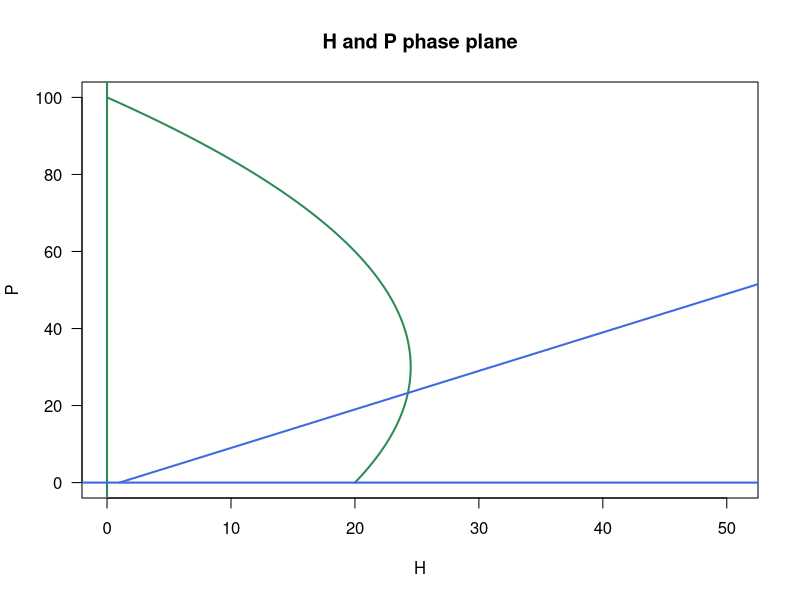
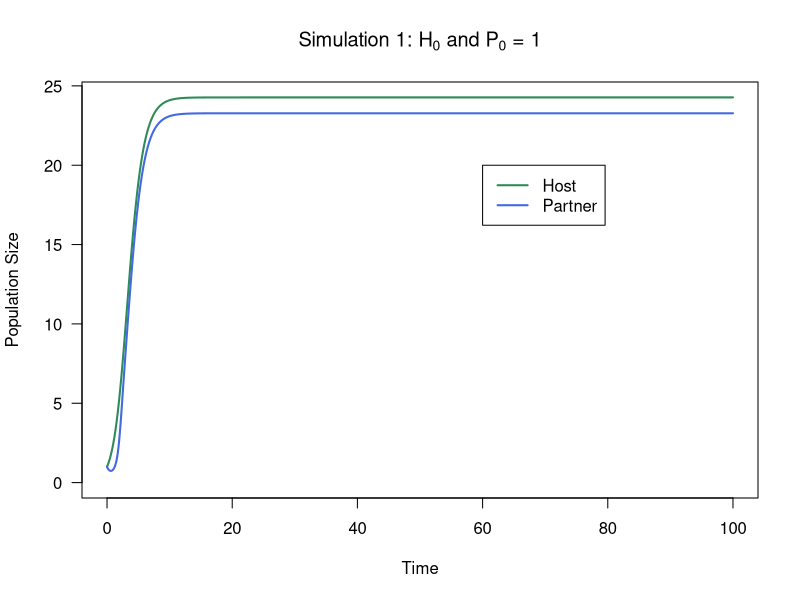
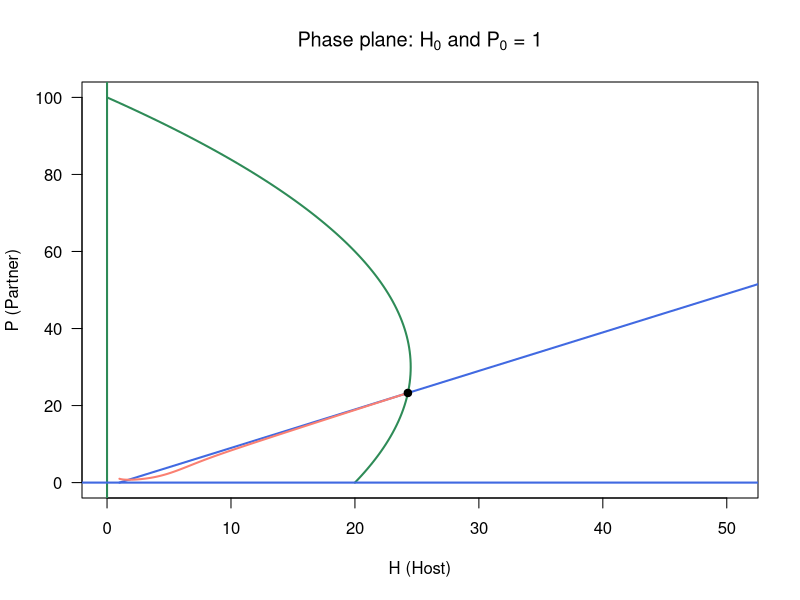
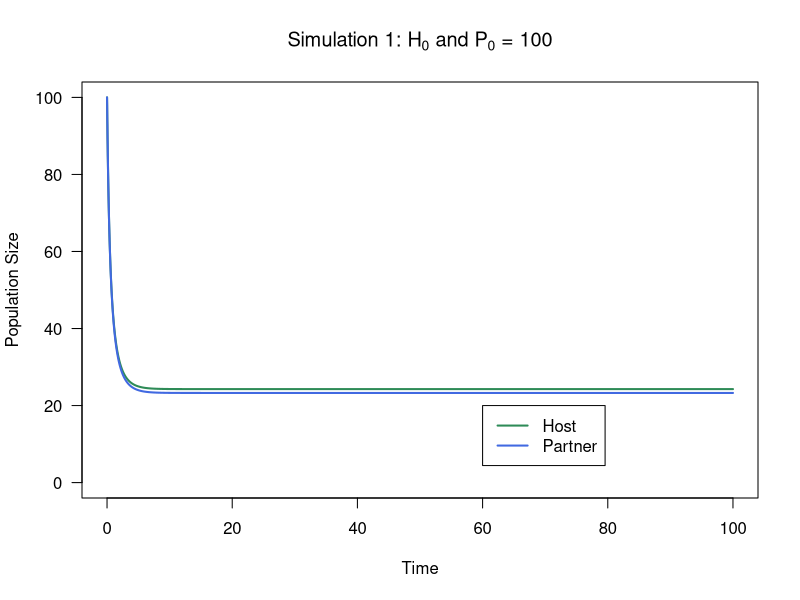
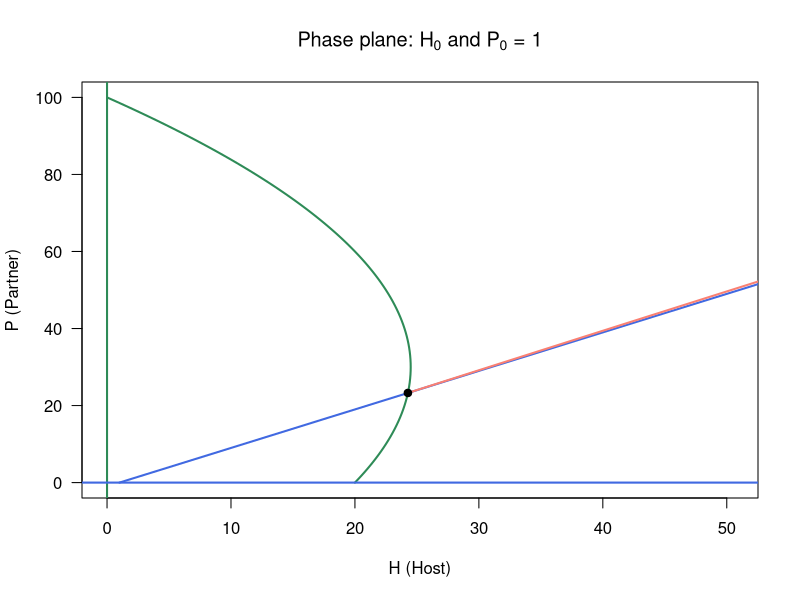
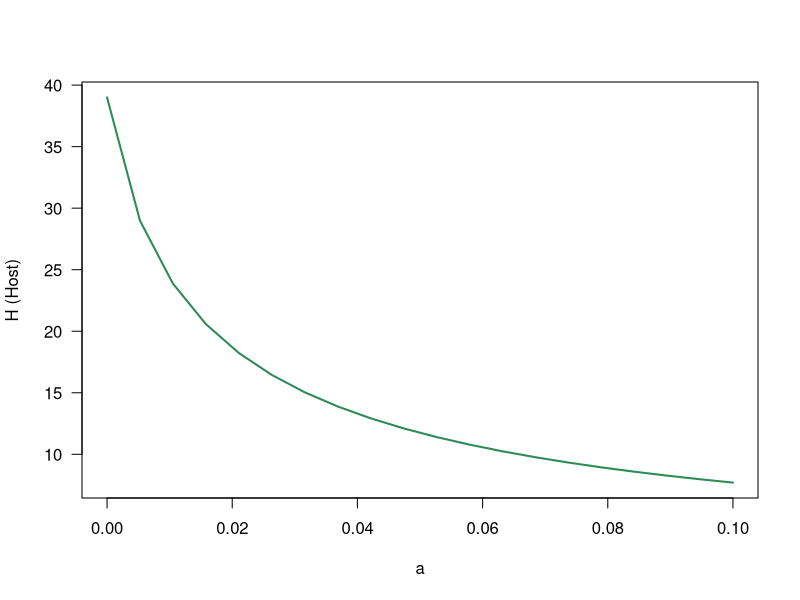
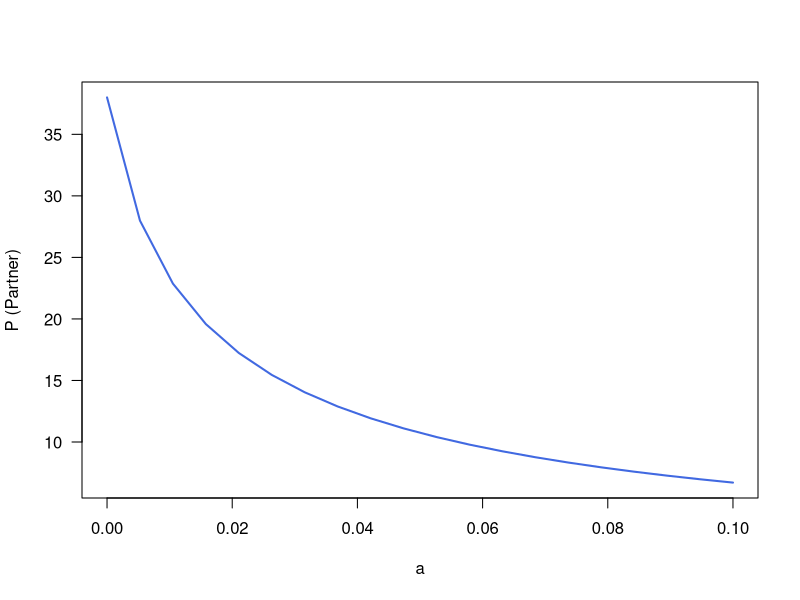
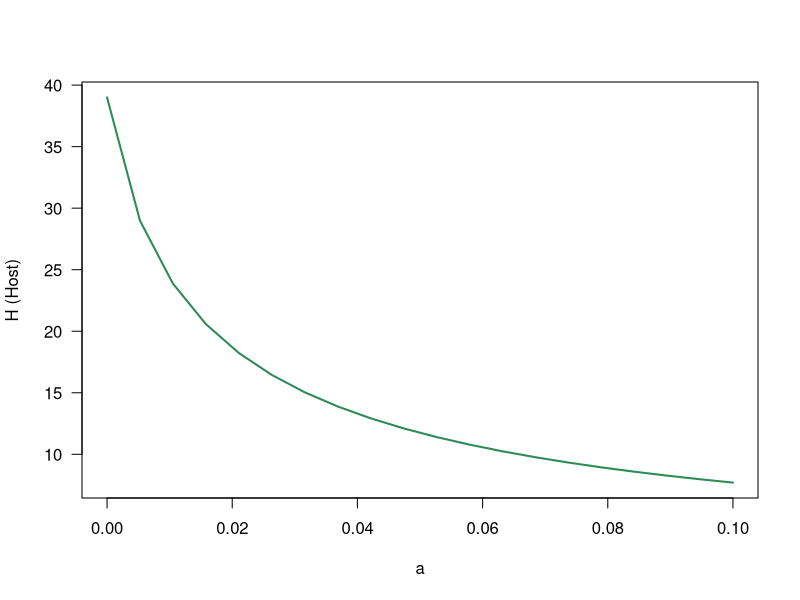

Reproduce these figures in R, in order.
## ---- chunk 1
knitr::opts_chunk$set(echo = TRUE)
## ---- chunk 2
r <- 1			# growth rate of host
K <- 20			# carrying capacity of host
gamma <- .5	# positive effect of P on H's carrying capacity
a <- .01		# exploitation of H by P
b <- 1			# growth rate of P (encompasses conversion and attack rate)
m <- 1			# density independent mortality of P
e <- 1			# factor weighting density dependent mortality of P
## ---- chunk 3
# create a vector of values for P
Pset <- seq(from = 0, to = 100)

# solver for dh/dt and dp/dt zngis
dHdt.ZNGI <- 1/r*(K+gamma*Pset)*(r-a*Pset)
dPdt.ZNGI <- m/b*(1+e*Pset)
## ---- chunk 4
head(dHdt.ZNGI)
head(dPdt.ZNGI)
## ---- chunk 5
# assign colors for H and P that we'll use throughout lab
Hcol <- 'seagreen'
Pcol <- 'royalblue'

# plot zngi (zer onew growth isocline) for species H
plot(x = dHdt.ZNGI, y = Pset, 
     type = 'l', col = Hcol, lwd = 2, las = 1,
     xlim = c(0, max(c(dHdt.ZNGI, dPdt.ZNGI)))/2, 
     xlab = 'H', ylab = 'P',
     main = "H and P phase plane")

#  plot zngi for species P
lines(x = dPdt.ZNGI, y = Pset, 
      lwd = 2, col = Pcol)

# plot boring zngis, h=0 and p=0
abline(v = 0, lwd = 2, col = Hcol)
abline(h = 0, lwd = 2, col= Pcol)
## ---- chunk 6
# create a vector of timesteps to iterate over
tset <- seq(from = 0, to = 100, length.out = 5000)

# create holding vectors and store initial conditions
H.simu1 <- NaN*tset; H.simu1[1] <- 1
P.simu1 <- NaN*tset; P.simu1[1] <- 1

# for each timestep
for(i in 2:length(tset)){
  # calculate change in time
	dt <- tset[i] - tset[i-1]
	
	# store placeholder variables
	H <- H.simu1[i-1]
	P <- P.simu1[i-1]
	
	# calculate change in population size of H and P
	dH <- ( r*H*(1-H/(K+gamma*P))-a*H*P )*dt
	dP <- ( b*H*P - m*P*(1+e*P) )*dt
	
	# calculate total population size of H and P
	H.simu1[i] <- H + dH
	P.simu1[i] <- P + dP	
}
## ---- chunk 7
head(H.simu1)
head(P.simu1)
## ---- chunk 8
# plot H (H.simu1) as a function of time
plot(x = tset, y = H.simu1, 
     col = Hcol, type = 'l', lwd = 2, las = 1,
     xlab = 'Time', ylab = 'Population Size', 
     main = expression("Simulation 1: H"[0]*" and P"[0]*" = 1"),
     ylim = c(0, max(c(P.simu1, H.simu1))))

# plot P (P.simu1) as a function of time
lines(x = tset, y = P.simu1, 
      col = Pcol, lwd=2)

# create a legend
legend(x = 60, y = K, 
       legend = c('Host', 'Partner'), 
       lwd = 2, 
       col = c(Hcol, Pcol))
## ---- chunk 9
# assign color
Simucol <- 'salmon'

# plot ZNGI for species H
plot(x = dHdt.ZNGI, y = Pset, 
     type = 'l', col = Hcol, lwd = 2, las=1,
     xlim=c(0, max(c(dHdt.ZNGI, dPdt.ZNGI)))/2, 
     xlab = 'H (Host)', ylab = 'P (Partner)',
     main = expression("Phase plane: H"[0]*" and P"[0]*" = 1"))

# plot ZNGI for species P
lines(x = dPdt.ZNGI, y = Pset, 
      lwd = 2, col = Pcol)

# plot ZNGIs at H = 0 and P = 0
abline(v = 0, lwd = 2, col = Hcol)
abline(h = 0, lwd = 2, col= Pcol)

# plot simulated trajectory
lines(x = H.simu1, y = P.simu1, 
      col = Simucol, lwd = 2)		

# add a filled equilibrium point.
points(x = H.simu1[length(tset)], y = P.simu1[length(tset)], 
       col = 'black', bg = 'black', pch = 21)	
## ---- chunk 10
# create holding vectors and store initial conditions
H.simu2 <- NaN*tset; H.simu2[1] <- 100
P.simu2 <- NaN*tset; P.simu2[1] <- 100

# for each timestep
for(i in 2:length(tset)){
  # calculate change in time
	dt <- tset[i] - tset[i-1]
	
	# store placeholder variables
	H <- H.simu2[i-1]
	P <- P.simu2[i-1]
	
	# calculate change in population size of H and P
	dH <- ( r*H*(1-H/(K+gamma*P))-a*H*P )*dt
	dP <- ( b*H*P - m*P*(1+e*P) )*dt
	
	# calculate total population size of H and P
	H.simu2[i] <- H + dH
	P.simu2[i] <- P + dP	
}

head(H.simu2)
## ---- chunk 11
# plot H  as a function of time
plot(x = tset, y = H.simu2, 
     col = Hcol, type = 'l', lwd = 2, las = 1,
     xlab = 'Time', ylab = 'Population Size', 
     main = expression("Simulation 1: H"[0]*" and P"[0]*" = 100"),
     ylim = c(0, max(c(P.simu2, H.simu2))))

# plot P as a function of time
lines(x = tset, y = P.simu2, 
      col = Pcol, lwd=2)

# create a legend
legend(x = 60, y = K, 
       legend = c('Host', 'Partner'), 
       lwd = 2, 
       col = c(Hcol, Pcol))
## ---- chunk 12
# plot ZNGI for species H
plot(x = dHdt.ZNGI, y = Pset, 
     type = 'l', col = Hcol, lwd = 2, las=1,
     xlim=c(0, max(c(dHdt.ZNGI, dPdt.ZNGI)))/2, 
     xlab = 'H (Host)', ylab = 'P (Partner)',
     main = expression("Phase plane: H"[0]*" and P"[0]*" = 1"))

# plot ZNGI for species P
lines(x = dPdt.ZNGI, y = Pset, 
      lwd = 2, col = Pcol)

# plot ZNGIs at H = 0 and P = 0
abline(v = 0, lwd = 2, col = Hcol)
abline(h = 0, lwd = 2, col= Pcol)

# plot simulated trajectory
lines(x = H.simu2, y = P.simu2, 
      col = Simucol, lwd = 2)		

# add a filled equilibrium point.
points(x = H.simu2[length(tset)], y = P.simu2[length(tset)], 
       col = 'black', bg = 'black', pch = 21)	
## ---- chunk 13
Aset <- seq(from = 0, to = 0.1,length.out = 20) #densities I want to look at
## ---- chunk 14

Hstarset_a <- NaN*Aset
Pstarset_a <- NaN*Aset


for(j in 1:length(Aset)){
  # assign the value of Y
	a_new <- Aset[j] 
	
	for(i in 2:length(tset)){
  # calculate change in time
	dt <- tset[i] - tset[i-1]
	
	# store placeholder variables
  H <- H.simu2[i-1]
	H.simu2[1] <- 1
	P <- P.simu2[i-1]
	P.simu2[1] <- 1
	
	# calculate change in population size of H and P
	dH <- ( r*H*(1-H/(K+gamma*P))-a_new*H*P )*dt
	dP <- ( b*H*P - m*P*(1+e*P) )*dt
	
	# calculate total population size of H and P
	H.simu2[i] <- H + dH
	P.simu2[i] <- P + dP
	
	}
	
	# storing last population size (equilibrium population size) in holding vector
	Hstarset_a[j] <- H.simu2[length(tset)]
	Pstarset_a[j] <- P.simu2[length(tset)]
	
}

head(Hstarset_a)
head(Pstarset_a)


#########################
#H plot
# plot stable equilibria of H against a
plot(x = Aset, y = Hstarset_a,
     type = 'l', lwd = 2, col = Hcol, las = 1,
     xlab = 'a', ylab = 'H (Host)')

#P plot
# plot stable equilibria of H against a
plot(x = Aset, y = Pstarset_a,
     type = 'l', lwd = 2, col = Pcol, las = 1,
     xlab = 'a', ylab = 'P (Partner)')
## ---- chunk 15
#as attack rate increases, host decreases
#for P, same as above


#H plot
# plot stable equilibria of H against a
plot(x = Aset, y = Hstarset_a,
     type = 'l', lwd = 2, col = Hcol, las = 1,
     xlab = 'a', ylab = 'H (Host)')

#add abline look in key

## ---- chunk 16

Bset <- seq(from = 1, to = 5,length.out = 20) #densities I want to look at

Hstarset_b <- NaN*Bset
Pstarset_b <- NaN*Bset


for(j in 1:length(Bset)){
  # assign the value of Y
	b_new <- Bset[j] 
	
	for(i in 2:length(tset)){
  # calculate change in time
	dt <- tset[i] - tset[i-1]
	
	# store placeholder variables
	H <- H.simu2[i-1]
	H.simu2[1] <- 1
	P <- P.simu2[i-1]
	P.simu2[1] <- 1
	
	# calculate change in population size of H and P
	dH <- ( r*H*(1-H/(K+gamma*P))-a*H*P )*dt
	dP <- ( b_new*H*P - m*P*(1+e*P) )*dt
	
	# calculate total population size of H and P
	H.simu2[i] <- H + dH
	P.simu2[i] <- P + dP
	
	}
	
	# storing last population size (equilibrium population size) in holding vector
	Hstarset_b[j] <- H.simu2[length(tset)]
	Pstarset_b[j] <- P.simu2[length(tset)]
	
}

head(Hstarset_b)
head(Pstarset_b)


#########################
#H plot
# plot stable equilibria of H against a
plot(x = Bset, y = Hstarset_b,
     type = 'l', lwd = 2, col = Hcol, las = 1,
     xlab = 'b', ylab = 'H*')

#P plot
# plot stable equilibria of H against a
plot(x = Bset, y = Pstarset_b,
     type = 'l', lwd = 2, col = Pcol, las = 1,
     xlab = 'b', ylab = 'P*')
## ---- chunk 17
r <- 1			# growth rate of H
K <- 20			# carrying capacity of H
gamma <- .5	# positive effect of P on H's carrying capacity
a <- .01		# exploitation of H by P
b <- 1			# growth rate of P
m <- 1			# density-independent mortality of P
e <- 1			# factor weighting density-dependent mortality of P

a_mut <- 0
a_par <- 0.05
## ---- chunk 18
# calculate zngis with a_mut
dHdt.ZNGI.mut <- 1/r*(K+gamma*Pset)*(r-a_mut*Pset)
dPdt.ZNGI.mut <- m/b*(1+e*Pset)
## ---- chunk 19
# create holding vectors and store initial conditions
H.simu.mut <- NaN*tset; H.simu.mut[1] <- 1
P.simu.mut <- NaN*tset; P.simu.mut[1] <- 1

# for each timestep
for(i in 2:length(tset)){
  # calculate change in time
	dt <- tset[i] - tset[i-1]
	
	# store placeholder variables
	H <- H.simu.mut[i-1]
	P <- P.simu.mut[i-1]
	
	# calculate change in population size
	dH <- ( r*H*(1-H/(K+gamma*P))-a_mut*H*P )*dt
	dP <- ( b*H*P - m*P*(1+e*P) )*dt
	
	# calculate total population size
	H.simu.mut[i] <- H + dH
	P.simu.mut[i] <- P + dP	
}
## ---- chunk 20
head(H.simu.mut)
tail(H.simu.mut)
## ---- chunk 21
# store H and P at equilibrium
Heq.mut <- H.simu.mut[length(tset)]
Peq.mut <- P.simu.mut[length(tset)]
## ---- chunk 22
# plot ZNGI for H
plot(x = dHdt.ZNGI.mut, y = Pset, 
     type = 'l', col = Hcol, lwd = 2, las = 1,
     xlim = c(0, max(c(dHdt.ZNGI.mut, dPdt.ZNGI.mut)))/2, 
     xlab = 'H', ylab = 'P',
     main = "Phase plane: P is a mutualist")

# plot ZNGI for P
lines(x = dPdt.ZNGI.mut, y = Pset, 
      lwd = 2, col = Pcol)

# plot ZNGI at H = 0 and P = 0
abline(v = 0, lwd = 2, col = Hcol)
abline(h = 0, lwd = 2, col= Pcol)

# plot community trajectory
lines(x = H.simu.mut, y = P.simu.mut, 
      col = Simucol, lwd = 2)

# plot equilibrium
points(x = Heq.mut, y = Peq.mut, 
       pch = 21, col = 'black', bg = 'black')
## ---- chunk 23
dHdt.ZNGI.par <- 1/r*(K+gamma*Pset)*(r-a_par*Pset)
dPdt.ZNGI.par <- m/b*(1+e*Pset)
## ---- chunk 24
# creating holding vectors and storing initial conditions
H.simu.par <- NaN*tset; H.simu.par[1] <- 1
P.simu.par <- NaN*tset; P.simu.par[1] <- 1

# for each timestep
for(i in 2:length(tset)){
  # calculate change in time
	dt <- tset[i] - tset[i-1]
	
	# store placeholder variables
	H <- H.simu.par[i-1]
	P <- P.simu.par[i-1]
	
	# calculate change in population size
	dH <- ( r*H*(1-H/(K+gamma*P))-a_par*H*P )*dt
	dP <- ( b*H*P - m*P*(1+e*P) )*dt
	
	# calculate total population size
	H.simu.par[i] <- H + dH
	P.simu.par[i] <- P + dP	
}
## ---- chunk 25
head(H.simu.par)
tail(H.simu.par)
## ---- chunk 26
Heq.par <- H.simu.par[length(tset)]
Peq.par <- P.simu.par[length(tset)]
## ---- chunk 27
# plot ZNGI for H
plot(x = dHdt.ZNGI.par, y = Pset, 
     type = 'l', col = Hcol, lwd = 2, las = 1,
     xlim = c(0, max(c(dHdt.ZNGI.par, dPdt.ZNGI.par)))/2, 
     xlab = 'H', ylab = 'P',
     main = "Phase plane: P is a parasite")

# plot ZNGI for P
lines(x = dPdt.ZNGI.par, y = Pset, 
      lwd = 2, col = Pcol)

# plot ZNGIs for H = 0 and P = 0
abline(v = 0, lwd = 2, col = Hcol)
abline(h = 0, lwd = 2, col= Pcol)

# plot community trajectory
lines(x = H.simu.par, y = P.simu.par, 
      col = Simucol, lwd=2)

# plot equilibrium point
points(x = Heq.par, y = Peq.par, 
       pch = 21, col = 'black', bg = 'black')
## ---- chunk 28
D_H <- 0.001
D_P <- 0.01
## ---- chunk 29
Xset <- seq(from = 1, to = 20)
## ---- chunk 30
# create a holding matrix
H.simu3 <- matrix(data = NA, 
                  nrow = length(tset), ncol = length(Xset))	

# fill initial conditions in the first row
H.simu3[1, ] <- c(K, rep(0, length(Xset)-1))
## ---- chunk 31
head(H.simu3)
## ---- chunk 32
for (i in 2:length(tset)) {		# For each timestep
  
  # calculate change in time
  dt <- tset[i] - tset[i - 1]
  
  for (j in 1:length(Xset)) {		# For each spatial location
    
    H <- H.simu3[i - 1, j]			# Choose the correct previous population size
    
    # calculate change in population size
    if (j == 1) { # If you're in the leftmost patch, you can only move right
      dH <- (r*H*(1 - H/K) + D_H*(H.simu3[i-1,j+1] - H) ) * dt
      # rightmost patch
    } else if (j == length(Xset)) { # If you're in the rightmost patch, you can only move left
      dH <- (r*H*(1 - H/K) + D_H*(H.simu3[i-1,j-1] - H) ) * dt
      # the middle
    } else { # If you're anywhere in the middle, you can move either right or left
      dH <- (r*H*(1-H/K) + D_H*(H.simu3[i-1,j-1] + H.simu3[i-1,j+1] - 2*H)) * dt
    }
    
    H.simu3[i, j] <- H + dH		# Compute the current population size
  }
}
## ---- chunk 33
head(H.simu3)
## ---- chunk 34
plot(x = tset, y = H.simu3[,10], #all rows, but just column 10
     type = 'l', lwd = 2, col = Hcol,
     xlab = 'Time', ylab = 'Host Population Size', 
     main = 'Patch 10: Host population size through time',
     ylim = c(0, K), las = 1)  
## ---- chunk 35
# host population size in patch 1
plot(x = tset, y = H.simu3[ ,1],
     type = "l", las = 1, lwd = 2, col = Hcol, 
     xlab = "Time", ylab = "Population size",
     main = "Host population size in patches 1, 5, 10, and 15",
     ylim = c(0, 25))

# host population size in patch 5
lines(x = tset, y = H.simu3[,5], 
      col = 'seagreen3', lwd=2)

# host population size in patch 10
lines(x = tset, y = H.simu3[,10], 
      col = 'seagreen2', lwd=2)

# host population size in patch 15
lines(x = tset, y = H.simu3[,15], 
      col = 'seagreen1', lwd=2)

# add a legend
legend(x = 75, y = K*0.9,
       legend = c("Patch 1", "Patch 5", "Patch 10", "Patch 15"),
       lwd = 2,
       col = c(Hcol, "seagreen3", "seagreen2", "seagreen1"))
## ---- chunk 36
filled.contour(x = tset, y = Xset, z = H.simu3, 
               xlab = 'Time', ylab = 'Location')
## ---- chunk 37
library(RColorBrewer)		# Load an R colour package

display.brewer.all() # Look at the different colour palettes available
## ---- chunk 38
filled.contour(x = tset, y = Xset, z = H.simu3, 
               nlevels = 4, 
               xlab = 'Time', ylab = 'Location',
               col = brewer.pal(4, 'Greens'))	
## ---- chunk 39
# plot H at time 0
plot(x = Xset, y = H.simu3[1,], 
     type = 'l', lwd = 2, col = Hcol, 
     xlab = 'Location', ylab = 'Host Population Size', 
     main = 'Invasion front', 
     ylim = c(0, K), las = 1)
# plot H at time 1000
lines(x = Xset, y = H.simu3[1000,],
      lwd = 2, col = 'seagreen3')
# plot H at time 2000
lines(x = Xset, y = H.simu3[2000,],
      lwd = 2, col = 'seagreen2')
# plot H at time 3000
lines(x = Xset, y = H.simu3[3000,],
      lwd = 2, col = 'seagreen1')
# add a legend
legend(x = 15, y = K*.9, 
       legend = c('Day 0', 'Day 1000', 'Day 2000', 'Day 3000'), 
       lwd = 2, 
       col = c(Hcol, 'seagreen3', 'seagreen2', 'seagreen1'),
       bg = 'white')
## ---- chunk 40
D_H <- 0.001
D_P <- 0.001
## ---- chunk 41
Xset <- seq(from = 1, to = 20)
## ---- chunk 42
# create a holding matrix for H and fill initial conditions
H.simu4 <- matrix(data=NA, 
                  nrow = length(tset), ncol = length(Xset))
H.simu4[1,] <- c(Heq.mut,rep(0,length(Xset)-1))	

# create a holding matrix for P and fill initial conditions
P.simu4 <- matrix(data=NA, 
                  nrow = length(tset), ncol = length(Xset))
P.simu4[1,] <- c(Peq.mut,rep(0,length(Xset)-1))

# for each timestep
for (i in 2:length(tset)) {
  
  # calculate change in time
	dt <- tset[i] - tset[i-1]
	
	for (j in 1:length(Xset)) { # for each patch
	  
	  # store placeholder variables
		P <- P.simu4[i-1, j]
		H <- H.simu4[i-1, j]

		# calculate change in population size
		if (j == 1) { # If you're in the leftmost patch
			dP <- (b*H*P - m*P*(1 + e*P) + D_P*(P.simu4[i-1,j+1] - P) )*dt
			dH <- (r*H*(1 - H/(K+gamma*P)) - a_mut*H*P + D_H*(H.simu4[i-1,j+1] - H) )*dt
		} else if (j == length(Xset)) { # If you're in the rightmost patch
			dP <- (b*H*P - m*P*(1 + e*P) + D_P*(P.simu4[i-1,j-1] - P) ) * dt
			dH <- (r*H*(1 - H/(K+gamma*P)) - a_mut*H*P + D_H*(H.simu4[i-1,j-1] - H) )*dt
		} else { # If you're anywhere else
			dP <- (b*H*P - m*P*(1+e*P) + D_P*(P.simu4[i-1,j-1] + P.simu4[i-1,j+1] - 2*P) )*dt
			dH <- (r*H*(1-H/(K+gamma*P)) - a_mut*H*P + D_H*(H.simu4[i-1,j-1] + H.simu4[i-1,j+1] - 2*H) )*dt
		}
		# calculate total population size and store in holding matrix
		P.simu4[i, j] <- P + dP
		H.simu4[i, j] <- H + dH
	}
}
## ---- chunk 43
head(P.simu4)
## ---- chunk 44
# plot population size in each patch at time 0
plot(x = Xset, y = H.simu4[1,], 
     type = 'l', lwd = 2, col = Hcol, 
     xlab = 'Location', ylab = 'Host Population Size', 
     main = 'Case 1: Synchronous dispersal',
     ylim = c(0, Heq.mut), las = 1)
# add a line for population size in each patch at time 1000
lines(x = Xset, y = H.simu4[1000,],
      lwd = 2, col = 'seagreen3')
# add a line for population size in each patch at time 2000
lines(x = Xset, y = H.simu4[2000,],
      lwd = 2, col = 'seagreen2')
# add a line for population size in each patch at time 3000
lines(x = Xset, y = H.simu4[3000,],
      lwd = 2, col = 'seagreen1')
# add a legend
legend(x = 15, y = Heq.mut*.9, 
       legend = c('Day 0', 'Day 1000', 'Day 2000', 'Day 3000'), 
       lwd = 2, 
       col = c(Hcol, 'seagreen3', 'seagreen2', 'seagreen1'),
       bg = 'white')
## ---- chunk 45
# plot population size in each patch at time 0
plot(x = Xset, y = P.simu4[1,], 
     type = 'l', lwd = 2, col = 'lightblue4', 
     xlab = 'Location', ylab = 'Partner Population Size', 
     main = 'Case 1: Synchronous dispersal',
     ylim = c(0, Peq.mut), las = 1)
# add a line for population size in each patch at time 1000
lines(x = Xset, y = P.simu4[1000,],
      lwd = 2, col = 'lightblue3')
# add a line for population size in each patch at time 2000
lines(x = Xset, y = P.simu4[2000,],
      lwd = 2, col = 'lightblue2')
# add a line for population size in each patch at time 3000
lines(x = Xset, y = P.simu4[3000,],
      lwd = 2, col = 'lightblue1')
# add a legend
legend(x = 15, y = Peq.mut*.9, 
       legend = c('Day 0', 'Day 1000', 'Day 2000', 'Day 3000'), 
       lwd = 2, 
       col = c('lightblue4', 'lightblue3', 'lightblue2', 'lightblue1'),
       bg = 'white')
## ---- chunk 46
# all host population sizes at t = 1, 1000, 2000, and 3000
plot(x = Xset, y = H.simu4[1,], 
     type = 'l', lwd = 2, col = Hcol, 
     xlab = 'Location',ylab = 'Host or Partner Population Size', 
     main = 'Case 1: Synchronous dispersal',
     ylim=c(0,Heq.mut), las=1)
lines(x = Xset, y = H.simu4[1000,],
      lwd = 2, col = 'seagreen3')
lines(x = Xset, y = H.simu4[2000,],
      lwd = 2, col = 'seagreen2')
lines(x = Xset, y = H.simu4[3000,],
      lwd = 2, col = 'seagreen1')

# all partner population sizes at t = 1, 1000, 2000, and 3000
lines(x = Xset, y = P.simu4[1,],
      lwd = 2, col = 'lightblue4')
lines(x = Xset, y = P.simu4[1000,],
      lwd = 2, col = 'lightblue3')
lines(x = Xset, y = P.simu4[2000,],
      lwd = 2, col = 'lightblue2')
lines(x = Xset, y = P.simu4[3000,],
       lwd = 2, col = 'lightblue1')

# add a legend
legend(x = 14, y = Heq.mut*.9, 
       legend = c('Day 0, H','Day 1000, H','Day 2000, H','Day 3000, H',
                'Day 0, P','Day 1000, P','Day 2000, P','Day 3000, P'), 
       lwd = 2, 
       col = c(Hcol,'seagreen3','seagreen2','seagreen1',
             'lightblue4','lightblue3','lightblue2','lightblue1'),
       bg = 'white')
## ---- chunk 47
# synchronous dispersal where D_H = D_P = 0.001
plot(x = Xset, y = H.simu4[1,], 
     type = 'l', lwd = 2, col = Hcol, 
     xlab = 'Location', ylab = 'Host Population Size', 
     ylim = c(0, Heq.mut), las = 1,
     main = expression("Synchronous dispersal: D"[H]*" = D"[P]*" = 0.001"))
lines(x = Xset, y = H.simu4[1000,], 
      lwd = 2, col = 'seagreen3')
lines(x = Xset, y = H.simu4[2000,],
      lwd = 2, col = 'seagreen2')
lines(x = Xset, y = H.simu4[3000,],
      lwd = 2, col = 'seagreen1')
legend(x = 15, y = Heq.mut*.9, 
       legend = c('Day 0','Day 1000','Day 2000','Day 3000'), 
       lwd = 2, 
       col = c(Hcol, 'seagreen3', 'seagreen2', 'seagreen1'),
       bg = 'white')

# dispersal of species H without a mutualist species P
plot(x = Xset, y = H.simu3[1,], 
     type = 'l', lwd = 2, col = Hcol, 
     xlab = 'Location', ylab = 'Host Population Size', 
     ylim = c(0, Heq.mut), las = 1,
     main = "Dispersal without a mutualist")
lines(x = Xset, y = H.simu3[1000,], 
      lwd = 2, col = 'seagreen3')
lines(x = Xset, y = H.simu3[2000,],
      lwd = 2, col = 'seagreen2')
lines(x = Xset, y = H.simu3[3000,],
      lwd = 2, col = 'seagreen1')
legend(x = 15, y = Heq.mut*0.99, 
       legend = c('Day 0','Day 1000','Day 2000','Day 3000'), 
       lwd = 2, 
       col = c(Hcol, 'seagreen3', 'seagreen2', 'seagreen1'),
       bg = 'white')
## ---- chunk 48
# synchronous dispersal with mutualist
plot(x = Xset, y = H.simu4[1000,], 
     type = 'l', lwd = 2, col = Hcol, 
     xlab = 'Location', ylab = 'Host Population Size',
     main = 'Host population size across space at t = 1000',
     ylim = c(0, Heq.mut), las = 1)
# no mutualist simulation
lines(x = Xset, y = H.simu3[1000,],
      lwd = 2, col = 'seagreen3')
legend(x = 12, y = Heq.mut*.99, 
       legend = c('w/ mutualist', 'w/o mutualist'),
       lwd = 2, 
       col = c(Hcol, 'seagreen3'),
       bg = 'white')
## ---- chunk 49
D_H <- 0.01
D_P <- 0.001
## ---- chunk 50
# create a holding matrix for H and fill initial conditions
H.simu5 <- matrix(data=NA, 
                  nrow = length(tset), ncol = length(Xset))
H.simu5[1,] <- c(Heq.mut,rep(0,length(Xset)-1))	

# create a holding matrix for P and fill initial conditions
P.simu5 <- matrix(data=NA, 
                  nrow = length(tset), ncol = length(Xset))
P.simu5[1,] <- c(Peq.mut,rep(0,length(Xset)-1))

# for each timestep
for (i in 2:length(tset)) {
  
  # calculate change in time
	dt <- tset[i] - tset[i-1]
	
	for (j in 1:length(Xset)) { # for each patch
	  
	  # store placeholder variables
		P <- P.simu5[i-1, j]
		H <- H.simu5[i-1, j]

		# calculate change in population size
		if (j == 1) { # If you're in the leftmost patch
			dP <- (b*H*P - m*P*(1 + e*P) + D_P*(P.simu5[i-1,j+1] - P) )*dt
			dH <- (r*H*(1 - H/(K+gamma*P)) - a_mut*H*P + D_H*(H.simu5[i-1,j+1] - H) )*dt
		} else if (j == length(Xset)) { # If you're in the rightmost patch
			dP <- (b*H*P - m*P*(1 + e*P) + D_P*(P.simu5[i-1,j-1] - P) ) * dt
			dH <- (r*H*(1 - H/(K+gamma*P)) - a_mut*H*P + D_H*(H.simu5[i-1,j-1] - H) )*dt
		} else { # If you're anywhere else
			dP <- (b*H*P - m*P*(1+e*P) + D_P*(P.simu5[i-1,j-1] + P.simu5[i-1,j+1] - 2*P) )*dt
			dH <- (r*H*(1-H/(K+gamma*P)) - a_mut*H*P + D_H*(H.simu5[i-1,j-1] + H.simu5[i-1,j+1] - 2*H) )*dt
		}
		# calculate total population size and store in holding matrix
		P.simu5[i, j] <- P + dP
		H.simu5[i, j] <- H + dH
	}
}

head(P.simu5)

## ---- chunk 51
# all host population sizes at t = 1, 1000, 2000, and 3000
plot(x = Xset, y = H.simu5[1,], 
     type = 'l', lwd = 2, col = Hcol, 
     xlab = 'Location',ylab = 'Host or Partner Population Size', 
     main = 'Case 2: Host first',
     ylim=c(0,Heq.mut), las=1)
lines(x = Xset, y = H.simu5[1000,],
      lwd = 2, col = 'seagreen3')
lines(x = Xset, y = H.simu5[2000,],
      lwd = 2, col = 'seagreen2')
lines(x = Xset, y = H.simu5[3000,],
      lwd = 2, col = 'seagreen1')


# all partner population sizes at t = 1, 1000, 2000, and 3000
lines(x = Xset, y = P.simu5[1,],
      lwd = 2, col = 'lightblue4')
lines(x = Xset, y = P.simu5[1000,],
      lwd = 2, col = 'lightblue3')
lines(x = Xset, y = P.simu5[2000,],
      lwd = 2, col = 'lightblue2')
lines(x = Xset, y = P.simu5[3000,],
       lwd = 2, col = 'lightblue1')

# add a legend
legend(x = 14, y = Heq.mut*.9, 
       legend = c('Day 0, H','Day 1000, H','Day 2000, H','Day 3000, H',
                'Day 0, P','Day 1000, P','Day 2000, P','Day 3000, P'), 
       lwd = 2, 
       col = c(Hcol,'seagreen3','seagreen2','seagreen1',
             'lightblue4','lightblue3','lightblue2','lightblue1'),
       bg = 'white')
## ---- chunk 52
# synchronous dispersal with mutualist
plot(x = Xset, y = H.simu4[1000,], 
     type = 'l', lwd = 2, col = Hcol, 
     xlab = 'Location', ylab = 'Host Population Size',
     main = 'Host population size across space at t = 1000',
     ylim = c(0, Heq.mut), las = 1)
# no mutualist simulation
lines(x = Xset, y = H.simu3[1000,],
      lwd = 2, col = 'seagreen3')
lines(x = Xset, y = H.simu5[1000,],
      lwd = 2, col = 'orange')
legend(x = 12, y = Heq.mut*.99, 
       legend = c('w/ mutualist (same-speed)', 'w/o mutualist', 'host first'),
       lwd = 2, 
       col = c(Hcol, 'seagreen3', 'orange'),
       bg = 'white')
## ---- chunk 53
# synchronous dispersal with mutualist
plot(x = Xset, y = P.simu4[1000,], 
     type = 'l', lwd = 2, col = Pcol, 
     xlab = 'Location', ylab = 'Host Population Size',
     main = 'Host population size across space at t = 1000',
     ylim = c(0, Peq.mut), las = 1)
lines(x = Xset, y = P.simu5[1000,],
      lwd = 2, col = 'darkblue')
legend(x = 12, y = Peq.mut*.99, 
       legend = c('w/ mutualist (same-speed)', 'host first'),
       lwd = 2, 
       col = c(Pcol, 'darkblue'),
       bg = 'white')
## ---- chunk 54
D_H <- 0.001
D_P <- 0.1
## ---- chunk 55
# create a holding matrix for H and fill initial conditions
H.simu6 <- matrix(data=NA, 
                  nrow = length(tset), ncol = length(Xset))
H.simu6[1,] <- c(Heq.mut,rep(0,length(Xset)-1))	

# create a holding matrix for P and fill initial conditions
P.simu6 <- matrix(data=NA, 
                  nrow = length(tset), ncol = length(Xset))
P.simu6[1,] <- c(Peq.mut,rep(0,length(Xset)-1))

# for each timestep
for (i in 2:length(tset)) {
  
  # calculate change in time
	dt <- tset[i] - tset[i-1]
	
	for (j in 1:length(Xset)) { # for each patch
	  
	  # store placeholder variables
		P <- P.simu6[i-1, j]
		H <- H.simu6[i-1, j]

		# calculate change in population size
		if (j == 1) { # If you're in the leftmost patch
			dP <- (b*H*P - m*P*(1 + e*P) + D_P*(P.simu5[i-1,j+1] - P) )*dt
			dH <- (r*H*(1 - H/(K+gamma*P)) - a_mut*H*P + D_H*(H.simu6[i-1,j+1] - H) )*dt
		} else if (j == length(Xset)) { # If you're in the rightmost patch
			dP <- (b*H*P - m*P*(1 + e*P) + D_P*(P.simu6[i-1,j-1] - P) ) * dt
			dH <- (r*H*(1 - H/(K+gamma*P)) - a_mut*H*P + D_H*(H.simu6[i-1,j-1] - H) )*dt
		} else { # If you're anywhere else
			dP <- (b*H*P - m*P*(1+e*P) + D_P*(P.simu5[i-1,j-1] + P.simu6[i-1,j+1] - 2*P) )*dt
			dH <- (r*H*(1-H/(K+gamma*P)) - a_mut*H*P + D_H*(H.simu6[i-1,j-1] + H.simu6[i-1,j+1] - 2*H) )*dt
		}
		# calculate total population size and store in holding matrix
		P.simu6[i, j] <- P + dP
		H.simu6[i, j] <- H + dH
	}
}

head(P.simu6)
## ---- chunk 56
# all host population sizes at t = 1, 1000, 2000, and 3000
plot(x = Xset, y = H.simu6[1,], 
     type = 'l', lwd = 2, col = Hcol, 
     xlab = 'Location',ylab = 'Host or Partner Population Size', 
     main = 'Case 3: Partner first',
     ylim=c(0,Heq.mut), las=1)
lines(x = Xset, y = H.simu6[1000,],
      lwd = 2, col = 'seagreen3')
lines(x = Xset, y = H.simu6[2000,],
      lwd = 2, col = 'seagreen2')
lines(x = Xset, y = H.simu6[3000,],
      lwd = 2, col = 'seagreen1')


# all partner population sizes at t = 1, 1000, 2000, and 3000
lines(x = Xset, y = P.simu6[1,],
      lwd = 2, col = 'lightblue4')
lines(x = Xset, y = P.simu6[1000,],
      lwd = 2, col = 'lightblue3')
lines(x = Xset, y = P.simu6[2000,],
      lwd = 2, col = 'lightblue2')
lines(x = Xset, y = P.simu6[3000,],
       lwd = 2, col = 'lightblue1')

# add a legend
legend(x = 14, y = Heq.mut*.9, 
       legend = c('Day 0, H','Day 1000, H','Day 2000, H','Day 3000, H',
                'Day 0, P','Day 1000, P','Day 2000, P','Day 3000, P'), 
       lwd = 2, 
       col = c(Hcol,'seagreen3','seagreen2','seagreen1',
             'lightblue4','lightblue3','lightblue2','lightblue1'),
       bg = 'white')
## ---- chunk 57
# synchronous dispersal with mutualist
plot(x = Xset, y = H.simu4[1000,], 
     type = 'l', lwd = 2, col = Hcol, 
     xlab = 'Location', ylab = 'Host Population Size',
     main = 'Host population size across space at t = 1000',
     ylim = c(0, Heq.mut), las = 1)
lines(x = Xset, y = H.simu5[1000,],
      lwd = 2, col = 'orange')
lines(x = Xset, y = H.simu6[1000,], #p first/ host slower
      lwd = 2, col = 'pink')
legend(x = 12, y = Heq.mut*.99, 
       legend = c('w/ mutualist (same-speed)',  'host first', 'host slower'),
       lwd = 2, 
       col = c(Hcol, 'orange', 'pink'),
       bg = 'white')
## ---- chunk 58

## ---- chunk 59

## ---- chunk 60

## ---- chunk 61
## Question 2A work here
## ---- chunk 62
## Question 2B work here
## ---- chunk 63
## Question 2C work here
## ---- chunk 64
## Question 2D work here
## ---- chunk 65
# agent A
## ---- chunk 66
# agent B
## ---- chunk 67
# agent C
## ---- chunk 68
# invasion front plot
